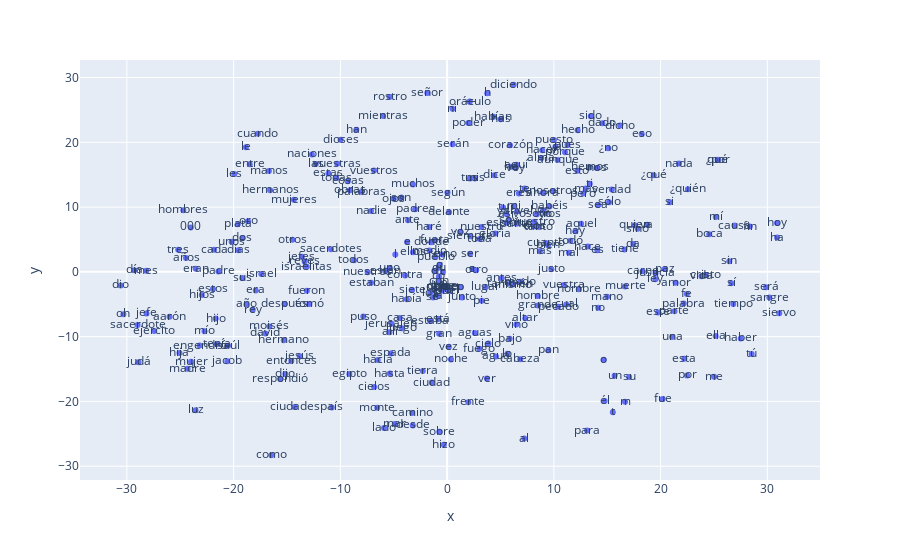

The notebook cell this image was saved under:
### Code cell
# Graficar los embedddings en 2D
import plotly.graph_objects as go
import plotly.express as px

x_vals, y_vals, labels = reduce_dimensions(w2v_model)

MAX_WORDS=300
fig = px.scatter(x=x_vals[:MAX_WORDS], y=y_vals[:MAX_WORDS], text=labels[:MAX_WORDS])
fig.show()
#fig.show(renderer="colab") # esto para plotly en colab

### Figure 1 — Plotly figure (JSON) as saved in the notebook; plotly's stock layout.template omitted (floating-point values rounded to 4 significant figures; data arrays with more than 128 entries replaced by an {"elided": "..."} marker saying what was removed)
{"data": [{"hovertemplate": "x=%{x}<br>y=%{y}<br>text=%{text}<extra></extra>", "legendgroup": "", "marker": {"color": "#636efa", "symbol": "circle"}, "mode": "markers+text", "name": "", "orientation": "v", "showlegend": false, "text": {"elided": "300 str values"}, "type": "scatter", "x": {"elided": "300 float values"}, "xaxis": "x", "y": {"elided": "300 float values"}, "yaxis": "y"}], "layout": {"legend": {"tracegroupgap": 0}, "margin": {"t": 60}, "xaxis": {"anchor": "y", "domain": [0, 1], "title": {"text": "x"}}, "yaxis": {"anchor": "x", "domain": [0, 1], "title": {"text": "y"}}}}
